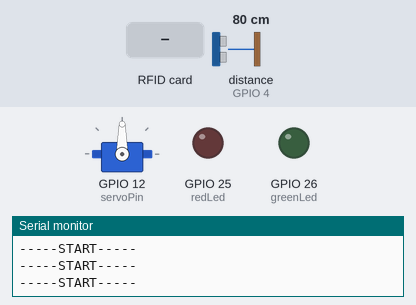
Bench run of a sketch on a simulated ESP32. On the bench: servo, output pins drawn as LEDs (lit = HIGH), the last lines printed to the serial monitor. The inputs (shaded band) are chosen by the test bench; at power-on: distance to the obstacle (sensor on GPIO 4) 80 cm. The echo pulse lasts 58.3 µs per cm; WiFi joins after 1.5 s; servers stay silent unless stated; uploads are accepted with an empty reply; not simulated (calls return 0 or success): secret.h.

Above: at 1.2 s.
1.3 s: RFID card 5E 7A 19 C4 held to the reader
At 3.46 s:
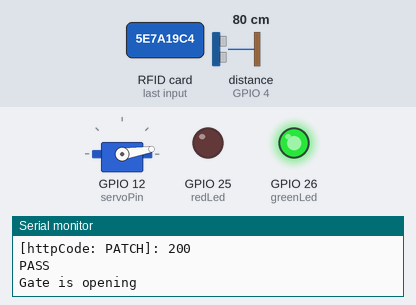
At 4.06 s:
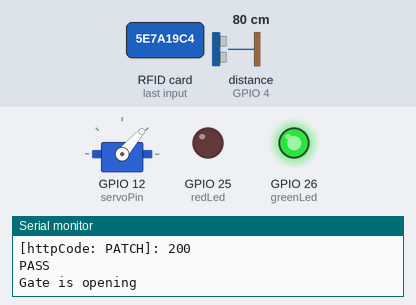
4.3 s: distance to the obstacle (sensor on GPIO 4) set to 11 cm
At 6.0 s:
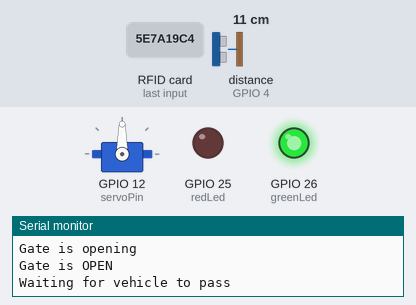
7.3 s: distance to the obstacle (sensor on GPIO 4) set to 8 cm
Timing chart, 0 to 10.3 s (numbered marks = the images above; inputs shaded):
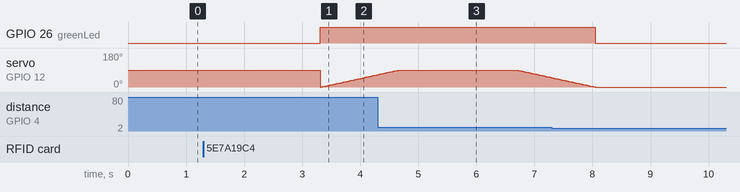

The sketch:

full-module.ino
```cpp
#include <ArduinoJson.h>
#include <MFRC522.h>
#include <SPI.h>
#include <HTTPClient.h>
#include "NewPing.h"
#include <ESP32Servo.h>

#include "secret.h"

// following pins are for ESP32
#define SS_PIN 21        // slave select pin
#define RST_PIN 22       // reset pin
#define TRIGGER_PIN 2    // ESP32 pin GIOP26 connected to Ultrasonic Sensor's TRIG pin
#define ECHO_PIN 4       // ESP32 pin GIOP25 connected to Ultrasonic Sensor's ECHO pin
#define MAX_DISTANCE 400 // Maximum distance we want to ping for (in centimeters).

int servoPos = 0;  // servo
int servoPin = 12; // servo
float distance;    // ultrasonic sensor
String initialUid = "empty";
int redLed = 25;
int greenLed = 26;

Servo servo;
MFRC522 mfrc522(SS_PIN, RST_PIN);
NewPing sonar(TRIGGER_PIN, ECHO_PIN, MAX_DISTANCE);

void setup()
{
  Serial.begin(115200);
  SPI.begin();

  // rfid
  mfrc522.PCD_Init();
  delay(4);

  // ultrasonic sensor
  digitalWrite(TRIGGER_PIN, LOW);
  delayMicroseconds(10);
  digitalWrite(TRIGGER_PIN, HIGH);
  delayMicroseconds(10);
  digitalWrite(TRIGGER_PIN, LOW);

  // servo
  servo.attach(servoPin);

  // wifi
  WiFi.begin(ssid, password);
  Serial.println("Connecting to WiFi...");

  // led
  pinMode(redLed, OUTPUT);
  pinMode(greenLed, OUTPUT);
}

void loop()
{
  Serial.println("-----START-----");

  delay(100);

  // start to read rfid
  if (!mfrc522.PICC_IsNewCardPresent())
  {
    return;
  }
  if (!mfrc522.PICC_ReadCardSerial())
  {
    return;
  }

  String uid = "";

  for (byte i = 0; i < mfrc522.uid.size; i++)
  {
    uid.concat(String(mfrc522.uid.uidByte[i] < 0x10 ? " 0" : " "));
    uid.concat(String(mfrc522.uid.uidByte[i], HEX));
  }

  uid = uid.substring(1);

  static char outputJson[40];
  StaticJsonDocument<50> doc;
  doc["vehicleId"] = uid;
  serializeJson(doc, outputJson);

  delay(500);

  if (WiFi.status() == WL_CONNECTED)
  {
    if ((initialUid == "empty") & (uid == ""))
    {
      // NO PASS
      initialUid = uid;
      Serial.println("NO PASS");
    }
    else
    {
      // NEW/SAME vehicle
      HTTPClient client;

      Serial.println(uid);
      Serial.println(outputJson);

      // POST - add transaction
      client.begin(apiUrlAddTransaction);
      client.addHeader("Content-Type", "application/json");
      int httpCode = client.POST(outputJson);

      if (httpCode > 0) // positive - ADD TRANSACTION
      {
        Serial.printf("[httpCode: POST]: %d\n", httpCode);

        if (httpCode == HTTP_CODE_OK) // 200 - ADD TRANSACTION
        {
          client.end();

          delay(1000);

          // PATCH - update Balcnce
          client.begin(apiUrlUpdateBalance);
          client.addHeader("Content-Type", "application/json");
          int httpCode = client.PATCH(outputJson);

          if (httpCode > 0) // positive - UPDATE BALANCE
          {
            Serial.printf("[httpCode: PATCH]: %d\n", httpCode);

            if (httpCode == HTTP_CODE_OK) // 200 - UPDATE BALANCE
            {
              // allow pass but check first if the vehicle is still there
              client.end();
              Serial.println("PASS");
              digitalWrite(greenLed, HIGH);
              Serial.println("Gate is opening");

              // replace delay and put servo angle 0 to 60
              for (servoPos = 0; servoPos <= 90; servoPos += 1)
              {
                servo.write(servoPos);
                delay(15);
              }

              Serial.println("Gate is OPEN");
              Serial.print("Waiting for vehicle to pass");

              distance = sonar.ping_cm();

              while (distance < 10) // if vehicle is within 15 cm or nearer, check again to see if vehicle has passed
              {
                delay(500);
                distance = sonar.ping_cm();
                Serial.print(".");
              }

              delay(2000);

              // vehicle has passed, close gate
              // replace delay and put servo angle 60 to
              for (servoPos = 90; servoPos >= 0; servoPos -= 1)
              {
                servo.write(servoPos);
                delay(15);
              }
              Serial.println("Gate is CLOSED");
              digitalWrite(greenLed, LOW);
            }
          }
          else // negative - UPDATE BALANCE
          {
            Serial.printf("PATCH failed, error: %s\n", client.errorToString(httpCode).c_str());
            // start again after some delay
            delay(5000);
          }
        }
        else if (httpCode == HTTP_CODE_NOT_FOUND) // 404 - ADD TRANSACTION
        {
          Serial.println("NO PASS");
          digitalWrite(redLed, HIGH);
          Serial.println("Reason: vehicle not registered");
          // start again after some delay
          checkVehicleHasPassed();
          digitalWrite(redLed, LOW);
        }
        else if (httpCode == HTTP_CODE_BAD_REQUEST) // 400 - ADD TRANSACTION
        {
          Serial.println("NO PASS");
          digitalWrite(redLed, HIGH);
          Serial.println("Reason: low balance of user");
          // start again after some delay
          checkVehicleHasPassed();
          digitalWrite(redLed, LOW);
        }
        else // positive - ADD TRANSACTION - other respionse from server
        {
          Serial.println("NO PASS");
          Serial.println("There was an error, checking again");
          // start again after some delay
          checkVehicleHasPassed();
        }
      }
      else // negative - ADD TRANSACTION
      {
        Serial.printf("POST failed, error: %s\n", client.errorToString(httpCode).c_str());
        // start again after some delay
        checkVehicleHasPassed();
      }
    }
  }
  else
  {
    Serial.println("Problem with WiFi connection");
  }
}

void checkVehicleHasPassed()
{
  Serial.print("Waiting for vehicle to pass");

  distance = sonar.ping_cm();

  while (distance < 10) // if vehicle is within 15 cm or nearer, check again to see if vehicle has passed
  {
    delay(500);
    distance = sonar.ping_cm();
    Serial.print(".");
  }
}
```

Measured:
- after the input at 1.3 s, GPIO 26 (greenLed): LOW → HIGH after 2.0 s
